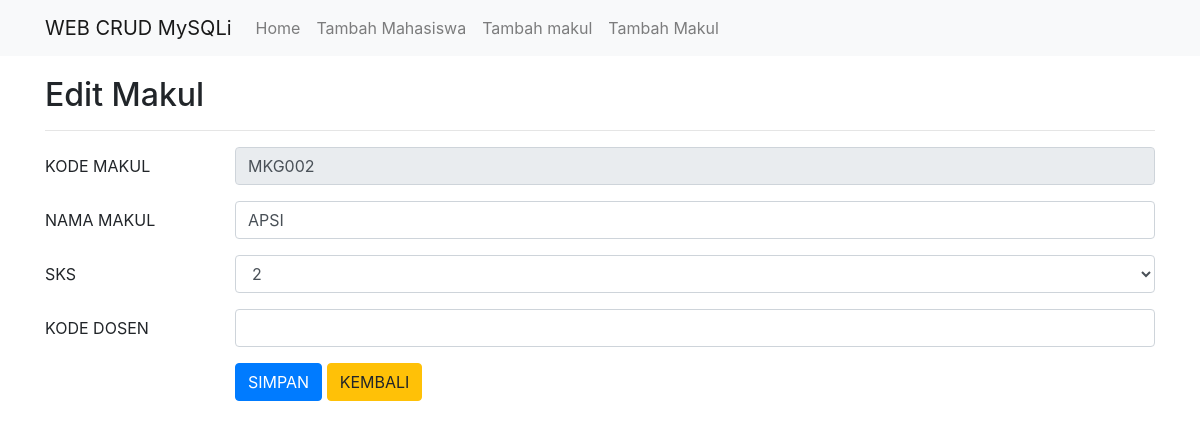
/edit makul.php?kode_mk=MKG002, run on the app's committed database.
### tables this page shows
CREATE TABLE `makul` (
  `kode_mk` varchar(6) NOT NULL,
  `nama_mk` varchar(25) NOT NULL,
  `sks` int(1) NOT NULL,
  `kode_dosen` varchar(8) NOT NULL
);

### edit makul.php (the view, shortened to what this page needs)
<?php include('config.php'); ?>
<!DOCTYPE html>
<html>
<head>
	<link rel="stylesheet" href="https://stackpath.bootstrapcdn.com/bootstrap/4.1.3/css/bootstrap.min.css">
</head>
<body>
	<nav class="navbar navbar-expand-lg navbar-light bg-light">
		<div class="container">
			<a class="navbar-brand" href="#">WEB CRUD MySQLi</a>
			<div class="collapse navbar-collapse" kode_mk="navbarSupportedContent">
				<ul class="navbar-nav mr-auto">
					<li class="nav-item">
						<a class="nav-link" href="index.php">Home</a>
					</li>
					<li class="nav-item">
						<a class="nav-link" href="tambah.php">Tambah Mahasiswa</a>
					</li>
					<li class="nav-item">
						<a class="nav-link" href="tambah makul.php">Tambah makul</a>
					</li>
					<li class="nav-item">
						<a class="nav-link" href="tambah Makul.php">Tambah Makul</a>
					</li>
				</ul>
			</div>
		</div>
	</nav>
	<div class="container" style="margin-top:20px">
		<h2>Edit Makul</h2>
		<hr>
		<?php
		if(isset($_GET['kode_mk'])){
			$kode_mk = $_GET['kode_mk'];
			$select = mysqli_query($koneksi, "SELECT * FROM makul WHERE kode_mk='$kode_mk'") or die(mysqli_error($koneksi));
			if(mysqli_num_rows($select) == 0){
				echo '<div class="alert alert-warning">Kode makul tidak ada dalam database.</div>';
				exit();
			}else{
				$data = mysqli_fetch_assoc($select);
			}
		}
		?>
		<form action="edit makul.php?kode_mk=<?php echo $kode_mk; ?>" method="post">
			<div class="form-group row">
				<label class="col-sm-2 col-form-label">KODE MAKUL</label>
				<div class="col-sm-10">
					<input type="text" name="kode_mk" class="form-control" size="4" value="<?php echo $data['kode_mk']; ?>" readonly required>
				</div>
			</div>
			<div class="form-group row">
				<label class="col-sm-2 col-form-label">NAMA MAKUL</label>
				<div class="col-sm-10">
					<input type="text" name="nama_mk" class="form-control" value="<?php echo $data['nama_mk']; ?>" required>
				</div>
			</div>
			<div class="form-group row">
				<label class="col-sm-2 col-form-label">SKS</label>
				<div class="col-sm-10">
					<select name="sks" class="form-control" required>
						<option value="2" <?php if($data['sks'] == '2'){ echo 'selected'; } ?>>2</option>
					</select>
				</div>
			</div>
			<div class="form-group row">
				<label class="col-sm-2 col-form-label">KODE DOSEN</label>
				<div class="col-sm-10">
					<input type="text" name="kode_dosen" class="form-control" required>
				</div>
			</div>
			<div class="form-group row">
				<label class="col-sm-2 col-form-label">&nbsp;</label>
				<div class="col-sm-10">
					<input type="submit" name="submit" class="btn btn-primary" value="SIMPAN">
					<a href="index.php" class="btn btn-warning">KEMBALI</a>
				</div>
			</div>
		</form>
	</div>
</body>
</html>

### data on the page
makul: kode_mk "MKG002", nama_mk "APSI", sks "2"
